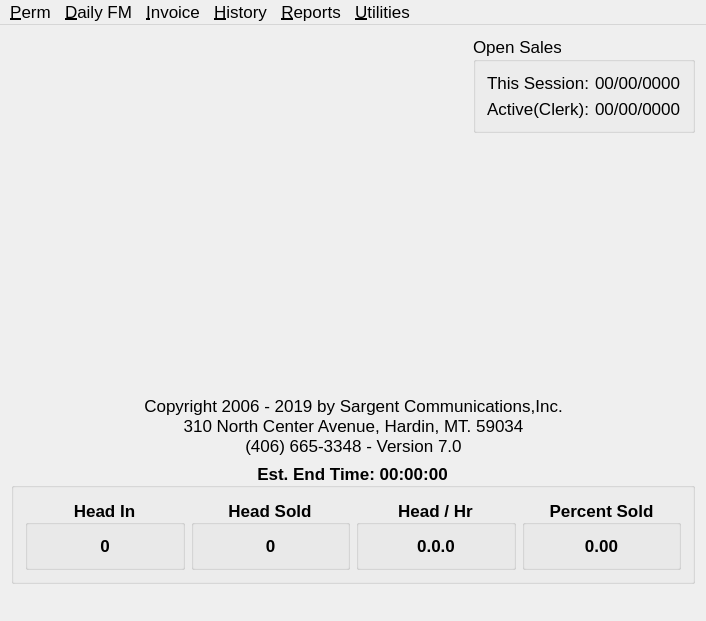
<?xml version="1.0" encoding="UTF-8"?>
<ui version="4.0">
 <class>AuctionMain</class>
 <widget class="QMainWindow" name="AuctionMain">
  <property name="windowModality">
   <enum>Qt::ApplicationModal</enum>
  </property>
  <property name="geometry">
   <rect>
    <x>0</x>
    <y>0</y>
    <width>706</width>
    <height>621</height>
   </rect>
  </property>
  <property name="sizePolicy">
   <sizepolicy hsizetype="Preferred" vsizetype="Preferred">
    <horstretch>0</horstretch>
    <verstretch>0</verstretch>
   </sizepolicy>
  </property>
  <property name="font">
   <font>
    <pointsize>13</pointsize>
   </font>
  </property>
  <property name="windowTitle">
   <string>Sale Day Auction Market System By Digital Development</string>
  </property>
  <property name="unifiedTitleAndToolBarOnMac">
   <bool>false</bool>
  </property>
  <widget class="QWidget" name="widget">
   <layout class="QGridLayout" name="gridLayout">
    <item row="0" column="0">
     <layout class="QVBoxLayout" name="verticalLayout">
      <item>
       <layout class="QHBoxLayout" name="horizontalLayout">
        <item>
         <spacer name="horizontalSpacer">
          <property name="orientation">
           <enum>Qt::Horizontal</enum>
          </property>
          <property name="sizeHint" stdset="0">
           <size>
            <width>40</width>
            <height>20</height>
           </size>
          </property>
         </spacer>
        </item>
        <item>
         <widget class="QGroupBox" name="groupBox">
          <property name="title">
           <string>Open Sales</string>
          </property>
          <layout class="QFormLayout" name="formLayout_3">
           <property name="fieldGrowthPolicy">
            <enum>QFormLayout::ExpandingFieldsGrow</enum>
           </property>
           <item row="0" column="0">
            <layout class="QFormLayout" name="formLayout_2">
             <item row="0" column="0">
              <widget class="QLabel" name="saleDayLabel">
               <property name="text">
                <string>This Session:</string>
               </property>
               <property name="alignment">
                <set>Qt::AlignRight|Qt::AlignTrailing|Qt::AlignVCenter</set>
               </property>
               <property name="wordWrap">
                <bool>false</bool>
               </property>
              </widget>
             </item>
             <item row="0" column="1">
              <widget class="QLabel" name="currentDateDisplay">
               <property name="text">
                <string>00/00/0000</string>
               </property>
               <property name="wordWrap">
                <bool>false</bool>
               </property>
              </widget>
             </item>
             <item row="1" column="0">
              <widget class="QLabel" name="saleDayLabel_2">
               <property name="text">
                <string>Active(Clerk):</string>
               </property>
               <property name="alignment">
                <set>Qt::AlignRight|Qt::AlignTrailing|Qt::AlignVCenter</set>
               </property>
               <property name="wordWrap">
                <bool>false</bool>
               </property>
              </widget>
             </item>
             <item row="1" column="1">
              <widget class="QLabel" name="activeDateDisplay">
               <property name="text">
                <string>00/00/0000</string>
               </property>
               <property name="wordWrap">
                <bool>false</bool>
               </property>
              </widget>
             </item>
            </layout>
           </item>
          </layout>
         </widget>
        </item>
       </layout>
      </item>
      <item>
       <spacer name="verticalSpacer">
        <property name="orientation">
         <enum>Qt::Vertical</enum>
        </property>
        <property name="sizeHint" stdset="0">
         <size>
          <width>20</width>
          <height>40</height>
         </size>
        </property>
       </spacer>
      </item>
      <item>
       <layout class="QHBoxLayout" name="horizontalLayout_2">
        <item>
         <spacer name="horizontalSpacer_2">
          <property name="orientation">
           <enum>Qt::Horizontal</enum>
          </property>
          <property name="sizeHint" stdset="0">
           <size>
            <width>40</width>
            <height>20</height>
           </size>
          </property>
         </spacer>
        </item>
        <item>
         <widget class="QLabel" name="textLabel2">
          <property name="sizePolicy">
           <sizepolicy hsizetype="Preferred" vsizetype="Preferred">
            <horstretch>0</horstretch>
            <verstretch>0</verstretch>
           </sizepolicy>
          </property>
          <property name="text">
           <string>Copyright 2006 - 2019 by Sargent Communications,Inc.
310 North Center Avenue, Hardin, MT. 59034
(406) 665-3348 - Version 7.0</string>
          </property>
          <property name="alignment">
           <set>Qt::AlignCenter</set>
          </property>
          <property name="wordWrap">
           <bool>false</bool>
          </property>
         </widget>
        </item>
        <item>
         <spacer name="horizontalSpacer_3">
          <property name="orientation">
           <enum>Qt::Horizontal</enum>
          </property>
          <property name="sizeHint" stdset="0">
           <size>
            <width>40</width>
            <height>20</height>
           </size>
          </property>
         </spacer>
        </item>
       </layout>
      </item>
      <item>
       <widget class="QGroupBox" name="statGroup">
        <property name="font">
         <font>
          <weight>75</weight>
          <bold>true</bold>
         </font>
        </property>
        <property name="title">
         <string>Est. End Time: 00:00:00</string>
        </property>
        <property name="alignment">
         <set>Qt::AlignCenter</set>
        </property>
        <layout class="QGridLayout" name="gridLayout_3">
         <item row="0" column="0">
          <layout class="QGridLayout" name="gridLayout_2">
           <item row="0" column="0">
            <widget class="QGroupBox" name="groupBox_2">
             <property name="font">
              <font>
               <weight>75</weight>
               <bold>true</bold>
              </font>
             </property>
             <property name="title">
              <string>Head In</string>
             </property>
             <property name="alignment">
              <set>Qt::AlignCenter</set>
             </property>
             <layout class="QHBoxLayout" name="horizontalLayout_4">
              <item>
               <widget class="QLabel" name="statHeadCheckedIn">
                <property name="text">
                 <string>0</string>
                </property>
                <property name="alignment">
                 <set>Qt::AlignCenter</set>
                </property>
                <property name="wordWrap">
                 <bool>false</bool>
                </property>
               </widget>
              </item>
             </layout>
            </widget>
           </item>
           <item row="0" column="1">
            <widget class="QGroupBox" name="groupBox_3">
             <property name="font">
              <font>
               <weight>75</weight>
               <bold>true</bold>
              </font>
             </property>
             <property name="title">
              <string>Head Sold</string>
             </property>
             <property name="alignment">
              <set>Qt::AlignCenter</set>
             </property>
             <layout class="QHBoxLayout" name="horizontalLayout_5">
              <item>
               <widget class="QLabel" name="statHeadSold">
                <property name="text">
                 <string>0</string>
                </property>
                <property name="alignment">
                 <set>Qt::AlignCenter</set>
                </property>
                <property name="wordWrap">
                 <bool>false</bool>
                </property>
               </widget>
              </item>
             </layout>
            </widget>
           </item>
           <item row="0" column="2">
            <widget class="QGroupBox" name="groupBox_7">
             <property name="font">
              <font>
               <weight>75</weight>
               <bold>true</bold>
              </font>
             </property>
             <property name="title">
              <string>Head / Hr</string>
             </property>
             <property name="alignment">
              <set>Qt::AlignCenter</set>
             </property>
             <layout class="QHBoxLayout" name="horizontalLayout_6">
              <item>
               <widget class="QLabel" name="statHeadPerHour">
                <property name="sizePolicy">
                 <sizepolicy hsizetype="Preferred" vsizetype="Preferred">
                  <horstretch>0</horstretch>
                  <verstretch>0</verstretch>
                 </sizepolicy>
                </property>
                <property name="text">
                 <string>0.0.0</string>
                </property>
                <property name="alignment">
                 <set>Qt::AlignCenter</set>
                </property>
                <property name="wordWrap">
                 <bool>false</bool>
                </property>
               </widget>
              </item>
             </layout>
            </widget>
           </item>
           <item row="0" column="3">
            <widget class="QGroupBox" name="groupBox_11">
             <property name="font">
              <font>
               <weight>75</weight>
               <bold>true</bold>
              </font>
             </property>
             <property name="title">
              <string>Percent Sold</string>
             </property>
             <property name="alignment">
              <set>Qt::AlignCenter</set>
             </property>
             <layout class="QHBoxLayout" name="horizontalLayout_3">
              <item>
               <widget class="QLabel" name="statPercentSold">
                <property name="frameShape">
                 <enum>QFrame::NoFrame</enum>
                </property>
                <property name="text">
                 <string>0.00</string>
                </property>
                <property name="alignment">
                 <set>Qt::AlignCenter</set>
                </property>
                <property name="wordWrap">
                 <bool>false</bool>
                </property>
               </widget>
              </item>
             </layout>
            </widget>
           </item>
          </layout>
         </item>
        </layout>
       </widget>
      </item>
      <item>
       <widget class="QLabel" name="statusLabel">
        <property name="sizePolicy">
         <sizepolicy hsizetype="Fixed" vsizetype="Fixed">
          <horstretch>0</horstretch>
          <verstretch>0</verstretch>
         </sizepolicy>
        </property>
        <property name="text">
         <string/>
        </property>
        <property name="wordWrap">
         <bool>false</bool>
        </property>
       </widget>
      </item>
     </layout>
    </item>
   </layout>
  </widget>
  <widget class="QMenuBar" name="MenuBar">
   <property name="geometry">
    <rect>
     <x>0</x>
     <y>0</y>
     <width>706</width>
     <height>29</height>
    </rect>
   </property>
   <widget class="QMenu" name="Perm_FM">
    <property name="title">
     <string>&amp;Perm</string>
    </property>
    <addaction name="PermAction"/>
   </widget>
   <widget class="QMenu" name="Daily_FM">
    <property name="title">
     <string>&amp;Daily FM</string>
    </property>
    <addaction name="DailyAction"/>
   </widget>
   <widget class="QMenu" name="InvoiceMenuItem">
    <property name="title">
     <string>&amp;Invoice</string>
    </property>
    <addaction name="startInvoiceAction"/>
   </widget>
   <widget class="QMenu" name="HistoryMenuItem">
    <property name="title">
     <string>&amp;History</string>
    </property>
    <addaction name="startHistoryAction"/>
   </widget>
   <widget class="QMenu" name="Reports">
    <property name="title">
     <string>&amp;Reports</string>
    </property>
    <addaction name="Summary"/>
    <addaction name="DetailedSummaryAction"/>
    <addaction name="DiscrepancyReportAction"/>
    <addaction name="MarketReportAction"/>
    <addaction name="TagReportAction"/>
    <addaction name="PenReportAction"/>
    <addaction name="BuyerARAction"/>
    <addaction name="TruckerChecksAction"/>
    <addaction name="BuyerChecksAction"/>
    <addaction name="TransferCheckAction"/>
    <addaction name="BuyerListAction"/>
    <addaction name="TruckerReportAction"/>
    <addaction name="BuyerCountAction"/>
   </widget>
   <widget class="QMenu" name="UtilitiesMenuItem">
    <property name="title">
     <string>&amp;Utilities</string>
    </property>
    <addaction name="TransEditAction"/>
    <addaction name="CheckEditAction"/>
    <addaction name="SaleManagerAction"/>
    <addaction name="SetupAction"/>
    <addaction name="ToggleSQLDebugAction"/>
    <addaction name="BackupAction"/>
    <addaction name="RestoreAction"/>
    <addaction name="BrandEditAction"/>
    <addaction name="BrowseTagsAction"/>
    <addaction name="RepairAction"/>
    <addaction name="ImportLienAction"/>
    <addaction name="separator"/>
    <addaction name="VetDialogAction"/>
   </widget>
   <addaction name="Perm_FM"/>
   <addaction name="Daily_FM"/>
   <addaction name="InvoiceMenuItem"/>
   <addaction name="HistoryMenuItem"/>
   <addaction name="Reports"/>
   <addaction name="UtilitiesMenuItem"/>
  </widget>
  <action name="DailyAction">
   <property name="iconText">
    <string>Start Daily</string>
   </property>
   <property name="shortcut">
    <string>D</string>
   </property>
   <property name="name" stdset="0">
    <cstring>DailyAction</cstring>
   </property>
  </action>
  <action name="PermAction">
   <property name="iconText">
    <string>Start Perm</string>
   </property>
   <property name="shortcut">
    <string>P</string>
   </property>
   <property name="name" stdset="0">
    <cstring>PermAction</cstring>
   </property>
  </action>
  <action name="startInvoiceAction">
   <property name="iconText">
    <string>Start Invoice</string>
   </property>
   <property name="shortcut">
    <string>I</string>
   </property>
   <property name="name" stdset="0">
    <cstring>startInvoiceAction</cstring>
   </property>
  </action>
  <action name="SetupAction">
   <property name="iconText">
    <string>Setup</string>
   </property>
   <property name="name" stdset="0">
    <cstring>SetupAction</cstring>
   </property>
  </action>
  <action name="TransEditAction">
   <property name="iconText">
    <string>Trans Edit</string>
   </property>
   <property name="name" stdset="0">
    <cstring>TransEditAction</cstring>
   </property>
  </action>
  <action name="ToggleSQLDebugAction">
   <property name="iconText">
    <string>Toggle Debug</string>
   </property>
   <property name="name" stdset="0">
    <cstring>ToggleSQLDebugAction</cstring>
   </property>
  </action>
  <action name="CheckEditAction">
   <property name="iconText">
    <string>Check Register</string>
   </property>
   <property name="name" stdset="0">
    <cstring>CheckEditAction</cstring>
   </property>
  </action>
  <action name="Summary">
   <property name="iconText">
    <string>Summary</string>
   </property>
   <property name="name" stdset="0">
    <cstring>Summary</cstring>
   </property>
  </action>
  <action name="DiscrepancyReportAction">
   <property name="iconText">
    <string>Discrepancy Report</string>
   </property>
   <property name="name" stdset="0">
    <cstring>DiscrepancyReportAction</cstring>
   </property>
  </action>
  <action name="daily_fmfAction">
   <property name="text">
    <string>f</string>
   </property>
   <property name="iconText">
    <string>f</string>
   </property>
   <property name="name" stdset="0">
    <cstring>daily_fmfAction</cstring>
   </property>
  </action>
  <action name="SaleManagerAction">
   <property name="iconText">
    <string>Sale Manager</string>
   </property>
   <property name="name" stdset="0">
    <cstring>SaleManagerAction</cstring>
   </property>
  </action>
  <action name="MarketReportAction">
   <property name="iconText">
    <string>Market Report</string>
   </property>
   <property name="name" stdset="0">
    <cstring>MarketReportAction</cstring>
   </property>
  </action>
  <action name="TagReportAction">
   <property name="iconText">
    <string>Tag Report</string>
   </property>
   <property name="name" stdset="0">
    <cstring>TagReportAction</cstring>
   </property>
  </action>
  <action name="PenReportAction">
   <property name="iconText">
    <string>Pen Report</string>
   </property>
   <property name="name" stdset="0">
    <cstring>PenReportAction</cstring>
   </property>
  </action>
  <action name="ImportLienAction">
   <property name="iconText">
    <string>Import Liens</string>
   </property>
   <property name="toolTip">
    <string>Import Liens</string>
   </property>
   <property name="name" stdset="0">
    <cstring>ImportLienAction</cstring>
   </property>
  </action>
  <action name="BuyerARAction">
   <property name="iconText">
    <string>Buyer AR</string>
   </property>
   <property name="name" stdset="0">
    <cstring>BuyerARAction</cstring>
   </property>
  </action>
  <action name="TruckerChecksAction">
   <property name="iconText">
    <string>Trucker Checks</string>
   </property>
   <property name="name" stdset="0">
    <cstring>TruckerChecksAction</cstring>
   </property>
  </action>
  <action name="BuyerChecksAction">
   <property name="iconText">
    <string>Buyer Checks</string>
   </property>
   <property name="name" stdset="0">
    <cstring>BuyerChecksAction</cstring>
   </property>
  </action>
  <action name="BackupAction">
   <property name="iconText">
    <string>Backup</string>
   </property>
   <property name="name" stdset="0">
    <cstring>BackupAction</cstring>
   </property>
  </action>
  <action name="RestoreAction">
   <property name="iconText">
    <string>Restore/Update</string>
   </property>
   <property name="name" stdset="0">
    <cstring>RestoreAction</cstring>
   </property>
  </action>
  <action name="BuyerListAction">
   <property name="iconText">
    <string>Buyer List</string>
   </property>
   <property name="name" stdset="0">
    <cstring>BuyerListAction</cstring>
   </property>
  </action>
  <action name="TruckerReportAction">
   <property name="iconText">
    <string>Trucker List</string>
   </property>
   <property name="name" stdset="0">
    <cstring>TruckerReportAction</cstring>
   </property>
  </action>
  <action name="DetailedSummaryAction">
   <property name="iconText">
    <string>Detailed Summary</string>
   </property>
   <property name="name" stdset="0">
    <cstring>DetailedSummaryAction</cstring>
   </property>
  </action>
  <action name="ImportAction">
   <property name="iconText">
    <string>Import Auction 4 Data</string>
   </property>
   <property name="name" stdset="0">
    <cstring>ImportAction</cstring>
   </property>
  </action>
  <action name="Action">
   <property name="iconText">
    <string>Unnamed</string>
   </property>
   <property name="name" stdset="0">
    <cstring>Action</cstring>
   </property>
  </action>
  <action name="Action_2">
   <property name="iconText">
    <string>Unnamed</string>
   </property>
   <property name="name" stdset="0">
    <cstring>Action_2</cstring>
   </property>
  </action>
  <action name="TransferCheckAction">
   <property name="enabled">
    <bool>true</bool>
   </property>
   <property name="text">
    <string>Transfer Checks</string>
   </property>
   <property name="iconText">
    <string>Transfer Checks</string>
   </property>
   <property name="name" stdset="0">
    <cstring>TransferCheckAction</cstring>
   </property>
  </action>
  <action name="startHistoryAction">
   <property name="checked">
    <bool>false</bool>
   </property>
   <property name="enabled">
    <bool>true</bool>
   </property>
   <property name="iconText">
    <string>Start History</string>
   </property>
   <property name="shortcut">
    <string>H</string>
   </property>
   <property name="name" stdset="0">
    <cstring>startHistoryAction</cstring>
   </property>
  </action>
  <action name="BrandEditAction">
   <property name="enabled">
    <bool>true</bool>
   </property>
   <property name="iconText">
    <string>Edit Brands</string>
   </property>
   <property name="name" stdset="0">
    <cstring>BrandEditAction</cstring>
   </property>
  </action>
  <action name="RepairAction">
   <property name="iconText">
    <string>Repair Database</string>
   </property>
   <property name="name" stdset="0">
    <cstring>RepairAction</cstring>
   </property>
  </action>
  <action name="BrowseTagsAction">
   <property name="iconText">
    <string>Browse Tags</string>
   </property>
   <property name="name" stdset="0">
    <cstring>BrowseTagsAction</cstring>
   </property>
  </action>
  <action name="BuyerCountAction">
   <property name="iconText">
    <string>Buyer Count</string>
   </property>
   <property name="name" stdset="0">
    <cstring>BuyerCountAction</cstring>
   </property>
  </action>
  <action name="VetDialogAction">
   <property name="enabled">
    <bool>true</bool>
   </property>
   <property name="iconText">
    <string>Vet Insp. Manager</string>
   </property>
   <property name="name" stdset="0">
    <cstring>VetDialogAction</cstring>
   </property>
  </action>
 </widget>
 <layoutdefault spacing="6" margin="11"/>
 <pixmapfunction>qPixmapFromMimeSource</pixmapfunction>
 <resources/>
 <connections/>
</ui>
